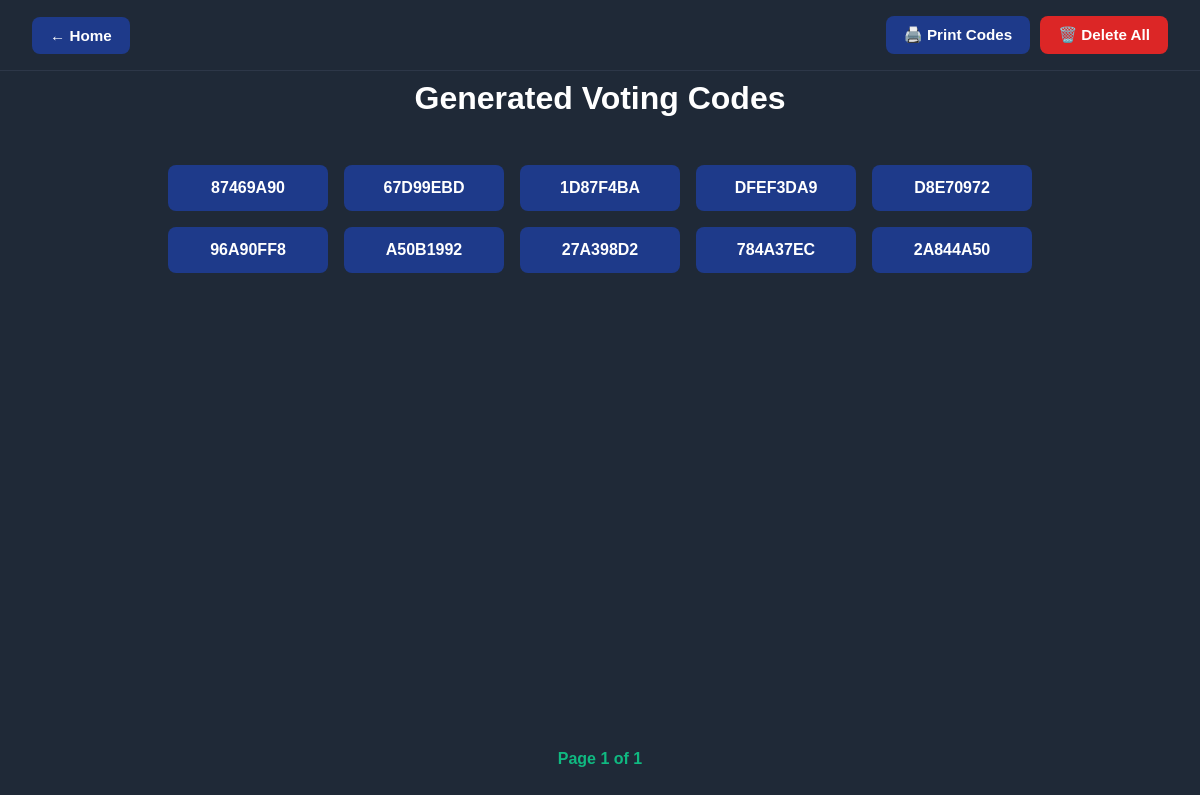
Page /print/ on the committed database.
### voting/models.py (models this page shows, shortened)
class VotingCode(models.Model):
    code = models.CharField(max_length=20, unique=True)
    is_used = models.BooleanField(default=False)
    used_at = models.DateTimeField(null=True, blank=True)

### home/views.py (the view)
# urls.py: path('print/', views.print_page, name='print_page'),
def print_page(request):
    codes_list = VotingCode.objects.all().order_by('-id')
    paginator = Paginator(codes_list, 125)  # 5 x 25 layout
    page_number = request.GET.get('page')
    page_obj = paginator.get_page(page_number)
    return render(request, 'home/print.html', {'page_obj': page_obj})

### home/templates/home/print.html (shortened to what this page needs)
<!DOCTYPE html>
<html lang="en">
<head>
</head>
<body>
  <div class="top-bar">
    <a href="{% url 'homepage' %}">← Home</a>
    <div style="display: flex; gap: 10px;">
      <button onclick="window.print()">🖨️ Print Codes</button>
      <button id="deleteBtn">🗑️ Delete All</button>
    </div>
  </div>
  <header>
    <h1>Generated Voting Codes</h1>
  </header>
  <main>
    <div class="grid">
      {% for code in page_obj %}
        <div class="code">{{ code.code }}</div>
      {% empty %}
        <div class="empty-message">No codes generated yet.</div>
      {% endfor %}
    </div>
  </main>
  <footer>
    <div class="pagination">
      <span>Page {{ page_obj.number }} of {{ page_obj.paginator.num_pages }}</span>
    </div>
  </footer>
</body>
</html>

### home/templates/home/print.html (style rules this page uses)
* { box-sizing: border-box; }
body { margin: 0; padding: 0; background-color: #1F2937; color: white; font-family: 'Poppins', sans-serif; display: flex; flex-direction: column; min-height: 100vh; }
.top-bar { position: fixed; top: 0; left: 0; right: 0; padding: 1rem 2rem; display: flex; justify-content: space-between; align-items: center; background-color: #1F2937; z-index: 1000; border-bottom: 1px solid #2D3748; }
.top-bar a, .top-bar button { background-color: #1E3A8A; color: white; text-decoration: none; font-weight: bold; border: none; padding: 10px 18px; border-radius: 8px; cursor: pointer; font-size: 0.95rem; }
#deleteBtn { background-color: #DC2626; }
header { text-align: center; margin-top: 80px; padding-bottom: 1rem; }
header h1 { font-size: 2rem; margin: 0; }
main { flex: 1; display: flex; flex-direction: column; align-items: center; justify-content: flex-start; padding: 1rem; }
.grid { display: grid; grid-template-columns: repeat(5, auto); gap: 16px; justify-content: center; margin-top: 1rem; width: 100%; max-width: 1000px; }
.code { background-color: #1E3A8A; padding: 14px 20px; border-radius: 8px; font-weight: bold; text-align: center; min-width: 160px; }
footer { text-align: center; padding: 2rem 1rem; }
.pagination { margin-top: 1rem; }
.pagination span { color: #10B981; margin: 0 8px; font-weight: bold; }

### rows in the picture
VotingCode: code "87469A90"
VotingCode: code "67D99EBD"
VotingCode: code "1D87F4BA"
VotingCode: code "DFEF3DA9"
VotingCode: code "D8E70972"
VotingCode: code "96A90FF8"
VotingCode: code "A50B1992"
VotingCode: code "27A398D2"
VotingCode: code "784A37EC"
VotingCode: code "2A844A50"

### other values in the picture
{{ page_obj.number }} "1"
{{ page_obj.paginator.num_pages }} "1"
